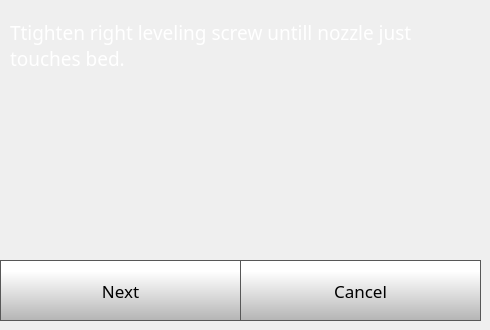
    <widget class="QWidget" name="quickStep3Page">
     <widget class="QPushButton" name="quickStep3CancelButton">
      <property name="geometry">
       <rect>
        <x>240</x>
        <y>260</y>
        <width>241</width>
        <height>61</height>
       </rect>
      </property>
      <property name="font">
       <font>
        <family>Gotham</family>
        <pointsize>13</pointsize>
       </font>
      </property>
      <property name="styleSheet">
       <string notr="true">QPushButton {
     border: 1px solid rgb(87, 87, 87);
	background-color: qlineargradient(spread:pad, x1:0, y1:1, x2:0, y2:0.188, stop:0 rgba(180, 180, 180, 255), stop:1 rgba(255, 255, 255, 255));


}

QPushButton:pressed {
    background-color: qlineargradient(x1: 0, y1: 0, x2: 0, y2: 1,
                                      stop: 0 #dadbde, stop: 1 #f6f7fa);
}

QPushButton:flat {
    border: none; /* no border for a flat push button */
}

QPushButton:default {
    border-color: navy; /* make the default button prominent */
}

QPushButton:focus {
	outline: none;
}</string>
      </property>
      <property name="text">
       <string>Cancel</string>
      </property>
      <property name="iconSize">
       <size>
        <width>40</width>
        <height>40</height>
       </size>
      </property>
     </widget>
     <widget class="QPushButton" name="quickStep3NextButton">
      <property name="geometry">
       <rect>
        <x>0</x>
        <y>260</y>
        <width>241</width>
        <height>61</height>
       </rect>
      </property>
      <property name="font">
       <font>
        <family>Gotham</family>
        <pointsize>13</pointsize>
       </font>
      </property>
      <property name="styleSheet">
       <string notr="true">QPushButton {
     border: 1px solid rgb(87, 87, 87);
	background-color: qlineargradient(spread:pad, x1:0, y1:1, x2:0, y2:0.188, stop:0 rgba(180, 180, 180, 255), stop:1 rgba(255, 255, 255, 255));


}

QPushButton:pressed {
    background-color: qlineargradient(x1: 0, y1: 0, x2: 0, y2: 1,
                                      stop: 0 #dadbde, stop: 1 #f6f7fa);
}

QPushButton:flat {
    border: none; /* no border for a flat push button */
}

QPushButton:default {
    border-color: navy; /* make the default button prominent */
}

QPushButton:focus {
	outline: none;
}</string>
      </property>
      <property name="text">
       <string>Next</string>
      </property>
      <property name="iconSize">
       <size>
        <width>40</width>
        <height>40</height>
       </size>
      </property>
     </widget>
     <widget class="QLabel" name="calibrateLabel_10">
      <property name="geometry">
       <rect>
        <x>10</x>
        <y>20</y>
        <width>471</width>
        <height>51</height>
       </rect>
      </property>
      <property name="font">
       <font>
        <family>Gotham</family>
        <pointsize>14</pointsize>
        <weight>50</weight>
        <bold>false</bold>
       </font>
      </property>
      <property name="styleSheet">
       <string notr="true">color: rgb(255, 255, 255);</string>
      </property>
      <property name="text">
       <string>Ttighten right leveling screw untill nozzle just touches bed.</string>
      </property>
      <property name="wordWrap">
       <bool>true</bool>
      </property>
     </widget>
    </widget>
